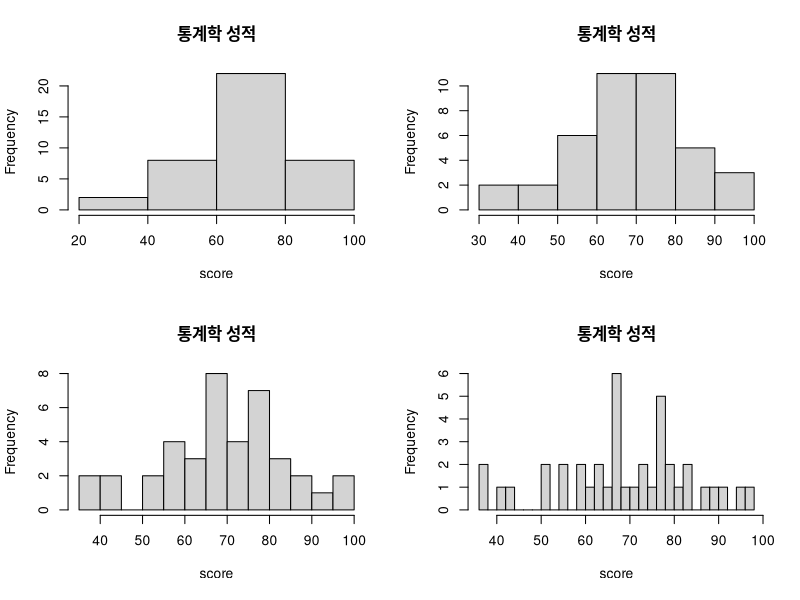
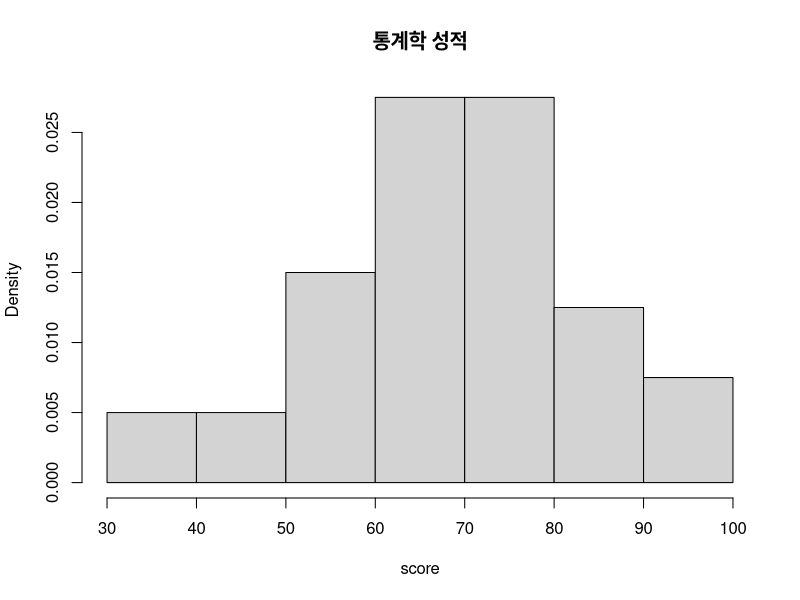

R code for these plots, in order:
stat_score <- c(89, 80, 68, 63, 68, 51, 83, 63, 37, 56,
78, 38, 73, 77, 83, 78,72,56,52,61,
67,59,82,68,78,59,87,44,42,66,68,91,96,68,75,80,78,69,98,73)

x11()   #그림을 새로운 창으로 나타냄
par(mfrow = c(2,2))    #그림화면에 2*2(4)개의 그래프를 나타냄
hist(stat_score, breaks=4,main="통계학 성적",xlab="score")  #히스토그램, 계급의 개수(4개)
hist(stat_score,main="통계학 성적",xlab ="score")           #히스토그램, default
hist(stat_score,breaks=15,main="통계학 성적", xlab="score") #히스토그램, 계급의 개수(15개)
hist(stat_score,breaks=30,main="통계학 성적", xlab="score") #히스토그램, 계급의 개수(30개)
x11()
hist(stat_score,prob=T,main="통계학 성적",xlab="score")
